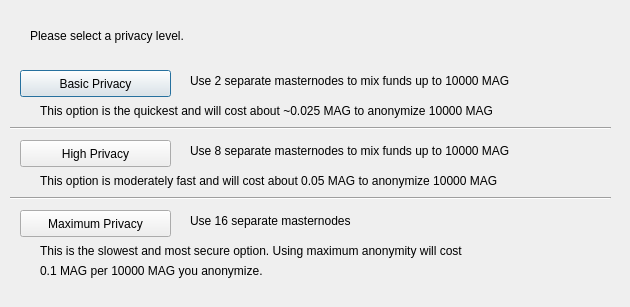
<?xml version="1.0" encoding="UTF-8"?>
<ui version="4.0">
 <class>ObfuscationConfig</class>
 <widget class="QDialog" name="ObfuscationConfig">
  <property name="geometry">
   <rect>
    <x>0</x>
    <y>0</y>
    <width>630</width>
    <height>307</height>
   </rect>
  </property>
  <property name="windowTitle">
   <string>Configure Obfuscation</string>
  </property>
  <widget class="QPushButton" name="buttonBasic">
   <property name="geometry">
    <rect>
     <x>20</x>
     <y>70</y>
     <width>151</width>
     <height>27</height>
    </rect>
   </property>
   <property name="text">
    <string>Basic Privacy</string>
   </property>
  </widget>
  <widget class="QPushButton" name="buttonHigh">
   <property name="geometry">
    <rect>
     <x>20</x>
     <y>140</y>
     <width>151</width>
     <height>27</height>
    </rect>
   </property>
   <property name="text">
    <string>High Privacy</string>
   </property>
  </widget>
  <widget class="QPushButton" name="buttonMax">
   <property name="geometry">
    <rect>
     <x>20</x>
     <y>210</y>
     <width>151</width>
     <height>27</height>
    </rect>
   </property>
   <property name="text">
    <string>Maximum Privacy</string>
   </property>
  </widget>
  <widget class="QLabel" name="label">
   <property name="geometry">
    <rect>
     <x>30</x>
     <y>20</y>
     <width>571</width>
     <height>31</height>
    </rect>
   </property>
   <property name="text">
    <string>Please select a privacy level.</string>
   </property>
  </widget>
  <widget class="QLabel" name="label_2">
   <property name="geometry">
    <rect>
     <x>190</x>
     <y>70</y>
     <width>421</width>
     <height>21</height>
    </rect>
   </property>
   <property name="text">
    <string>Use 2 separate masternodes to mix funds up to 10000 MAG</string>
   </property>
  </widget>
  <widget class="QLabel" name="label_3">
   <property name="geometry">
    <rect>
     <x>190</x>
     <y>140</y>
     <width>411</width>
     <height>21</height>
    </rect>
   </property>
   <property name="text">
    <string>Use 8 separate masternodes to mix funds up to 10000 MAG</string>
   </property>
  </widget>
  <widget class="QLabel" name="label_4">
   <property name="geometry">
    <rect>
     <x>190</x>
     <y>210</y>
     <width>421</width>
     <height>21</height>
    </rect>
   </property>
   <property name="text">
    <string>Use 16 separate masternodes</string>
   </property>
  </widget>
  <widget class="QLabel" name="label_6">
   <property name="geometry">
    <rect>
     <x>40</x>
     <y>100</y>
     <width>561</width>
     <height>21</height>
    </rect>
   </property>
   <property name="text">
    <string>This option is the quickest and will cost about ~0.025 MAG to anonymize 10000 MAG</string>
   </property>
  </widget>
  <widget class="QLabel" name="label_7">
   <property name="geometry">
    <rect>
     <x>40</x>
     <y>170</y>
     <width>561</width>
     <height>21</height>
    </rect>
   </property>
   <property name="text">
    <string>This option is moderately fast and will cost about 0.05 MAG to anonymize 10000 MAG</string>
   </property>
  </widget>
  <widget class="QLabel" name="label_8">
   <property name="geometry">
    <rect>
     <x>40</x>
     <y>240</y>
     <width>561</width>
     <height>21</height>
    </rect>
   </property>
   <property name="text">
    <string>This is the slowest and most secure option. Using maximum anonymity will cost</string>
   </property>
  </widget>
  <widget class="QLabel" name="label_9">
   <property name="geometry">
    <rect>
     <x>40</x>
     <y>260</y>
     <width>561</width>
     <height>21</height>
    </rect>
   </property>
   <property name="text">
    <string>0.1 MAG per 10000 MAG you anonymize.</string>
   </property>
  </widget>
  <widget class="Line" name="line">
   <property name="geometry">
    <rect>
     <x>10</x>
     <y>120</y>
     <width>601</width>
     <height>16</height>
    </rect>
   </property>
   <property name="orientation">
    <enum>Qt::Horizontal</enum>
   </property>
  </widget>
  <widget class="Line" name="line_2">
   <property name="geometry">
    <rect>
     <x>10</x>
     <y>190</y>
     <width>601</width>
     <height>16</height>
    </rect>
   </property>
   <property name="orientation">
    <enum>Qt::Horizontal</enum>
   </property>
  </widget>
 </widget>
 <resources/>
 <connections/>
</ui>
